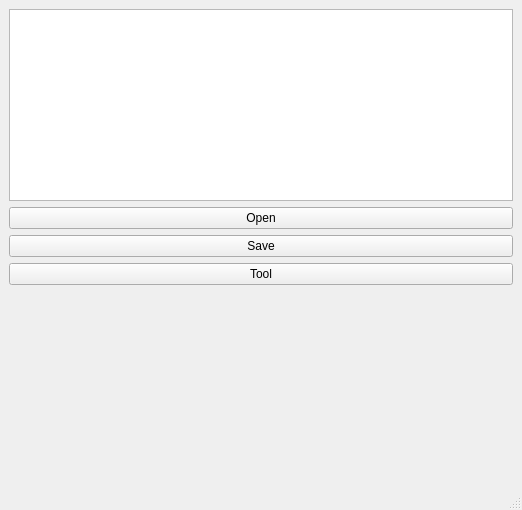
<?xml version="1.0" encoding="UTF-8"?>
<ui version="4.0">
 <class>MainWindow</class>
 <widget class="QMainWindow" name="MainWindow">
  <property name="geometry">
   <rect>
    <x>0</x>
    <y>0</y>
    <width>522</width>
    <height>510</height>
   </rect>
  </property>
  <property name="windowTitle">
   <string>MainWindow</string>
  </property>
  <widget class="QWidget" name="centralwidget">
   <layout class="QVBoxLayout" name="verticalLayout_3">
    <item>
     <layout class="QVBoxLayout" name="verticalLayout">
      <item>
       <widget class="QListWidget" name="listItems"/>
      </item>
      <item>
       <widget class="QPushButton" name="buttonOpen">
        <property name="text">
         <string>Open</string>
        </property>
       </widget>
      </item>
      <item>
       <widget class="QPushButton" name="buttonSave">
        <property name="text">
         <string>Save</string>
        </property>
       </widget>
      </item>
      <item>
       <widget class="QPushButton" name="buttonTool">
        <property name="text">
         <string>Tool</string>
        </property>
       </widget>
      </item>
     </layout>
    </item>
    <item>
     <spacer name="verticalSpacer">
      <property name="orientation">
       <enum>Qt::Vertical</enum>
      </property>
      <property name="sizeHint" stdset="0">
       <size>
        <width>20</width>
        <height>40</height>
       </size>
      </property>
     </spacer>
    </item>
   </layout>
  </widget>
  <widget class="QMenuBar" name="menubar">
   <property name="geometry">
    <rect>
     <x>0</x>
     <y>0</y>
     <width>522</width>
     <height>21</height>
    </rect>
   </property>
  </widget>
  <widget class="QStatusBar" name="statusbar"/>
 </widget>
 <resources/>
 <connections/>
</ui>
